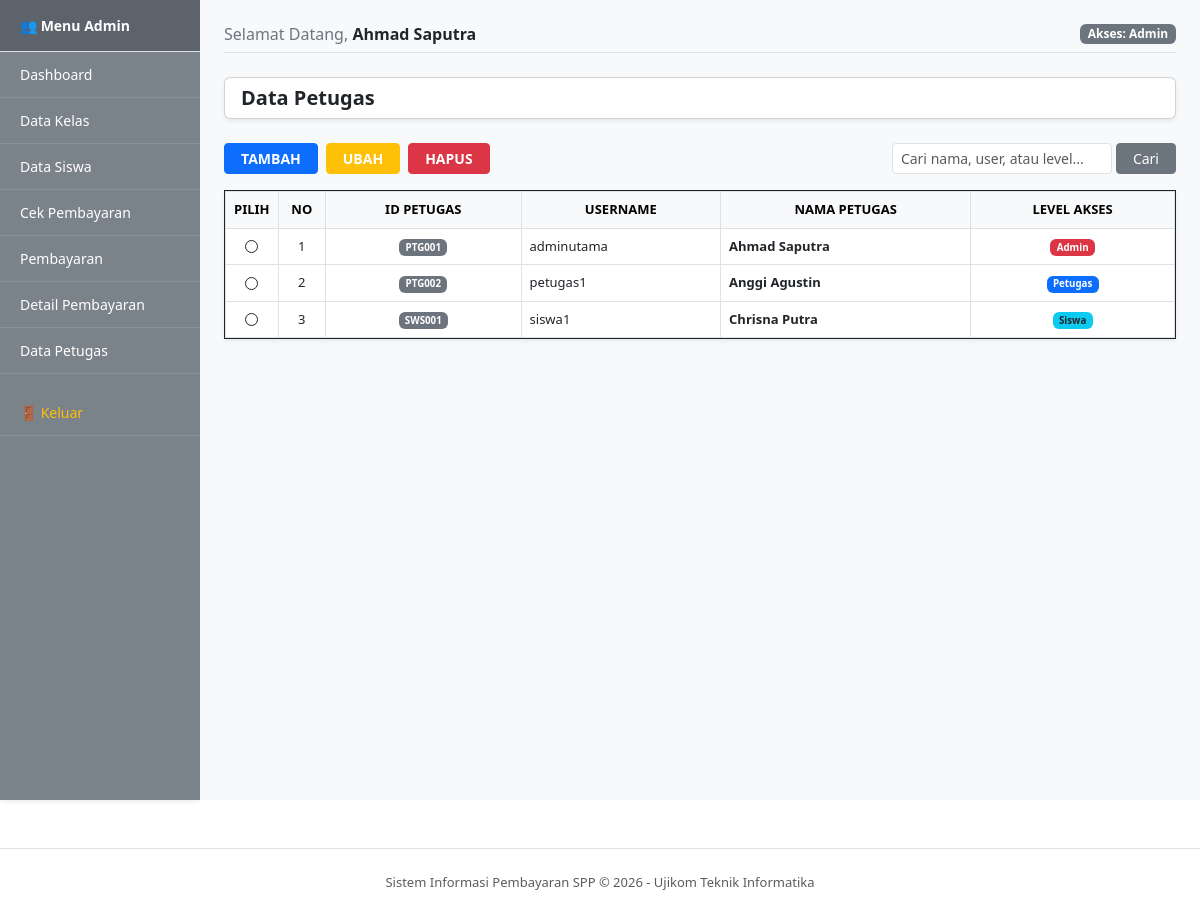
The app's page /petugas/petugas_tampil.php (signed in) with its own data.
### tables this page shows
CREATE TABLE `tb_petugas` (
  `id_petugas` varchar(11) NOT NULL,
  `username` varchar(25) NOT NULL,
  `password` varchar(32) NOT NULL,
  `nama_petugas` varchar(35) NOT NULL,
  `level` enum('admin','petugas','siswa') NOT NULL
);

### petugas/petugas_tampil.php (the view, shortened to what this page needs)
<?php
include '../layouts/header.php';
include '../config/koneksi.php';
$keyword = "";
$query_sandi = "SELECT * FROM tb_petugas";
$eksekusi = mysqli_query($koneksi, $query_sandi);
?>
<div class="row">
    <div class="col-md-12">
        <div class="card card-body bg-white mb-4 shadow-sm py-2">
            <h5 class="text-dark fw-bold mb-0">Data Petugas</h5>
        </div>
        <form action="" method="POST" id="form_petugas">
            <div class="d-flex justify-content-between align-items-center mb-3">
                <div class="d-flex gap-2">
                    <a href="petugas_tambah.php" class="btn btn-primary btn-sm px-3 fw-bold">TAMBAH</a>
                    <button type="button" onclick="aksiEdit()" class="btn btn-warning btn-sm px-3 fw-bold text-white">UBAH</button>
                    <button type="button" onclick="aksiHapus()" class="btn btn-danger btn-sm px-3 fw-bold">HAPUS</button>
                </div>
                <div class="d-flex gap-1" style="max-width: 300px;">
                    <input type="text" name="input_cari" class="form-control form-control-sm" placeholder="Cari nama, user, atau level..." value="<?= $keyword; ?>">
                    <button type="submit" name="tombol_cari" class="btn btn-secondary btn-sm px-3">Cari</button>
                </div>
            </div>
            <div class="card shadow-sm border-dark rounded-0">
                <div class="card-body p-0">
                    <div class="table-responsive">
                        <table class="table table-hover table-bordered mb-0 align-middle" style="font-size: 13px;">
                            <thead class="table-light text-uppercase text-center">
                                <tr>
                                    <th width="5%">Pilih</th>
                                    <th width="5%">No</th>
                                    <th>ID Petugas</th>
                                    <th>Username</th>
                                    <th>Nama Petugas</th>
                                    <th>Level Akses</th>
                                </tr>
                            </thead>
                            <tbody>
                                <?php
                                $no = 1;
                                if (mysqli_num_rows($eksekusi) == 0) :
                                ?>
                                    <tr>
                                        <td colspan="6" class="text-center text-muted py-4">Data petugas tidak ditemukan atau masih kosong.</td>
                                    </tr>
                                <?php else : ?>
                                    <?php while ($data = mysqli_fetch_assoc($eksekusi)) : ?>
                                    <tr>
                                        <td class="text-center">
                                            <input type="radio" name="pilih_id" value="<?= $data['id_petugas']; ?>" class="form-check-input border-dark">
                                        </td>
                                        <td class="text-center"><?= $no++; ?></td>
                                        <td class="text-center fw-bold"><span class="badge bg-secondary"><?= $data['id_petugas']; ?></span></td>
                                        <td><?= $data['username']; ?></td>
                                        <td><strong><?= $data['nama_petugas']; ?></strong></td>
                                        <td class="text-center">
                                            <?php if ($data['level'] == 'admin') : ?>
                                                <span class="badge bg-danger">Admin</span>
                                            <?php elseif ($data['level'] == 'petugas') : ?>
                                                <span class="badge bg-primary">Petugas</span>
                                            <?php else : ?>
                                                <span class="badge bg-info text-dark">Siswa</span>
                                            <?php endif; ?>
                                        </td>
                                    </tr>
                                    <?php endwhile; ?>
                                <?php endif; ?>
                            </tbody>
                        </table>
                    </div>
                </div>
            </div>
        </form>
    </div>
</div>
<?php
include '../layouts/footer.php';
?>

### records on screen
tb_petugas: id_petugas "PTG001", username "adminutama", nama_petugas "Ahmad Saputra", level "Admin"
tb_petugas: id_petugas "PTG002", username "petugas1", nama_petugas "Anggi Agustin", level "Petugas"
tb_petugas: id_petugas "SWS001", username "siswa1", nama_petugas "Chrisna Putra", level "Siswa"

### other values on screen
$_SESSION['nama_petugas'] "Ahmad Saputra"
$_SESSION['level'] "Admin"
